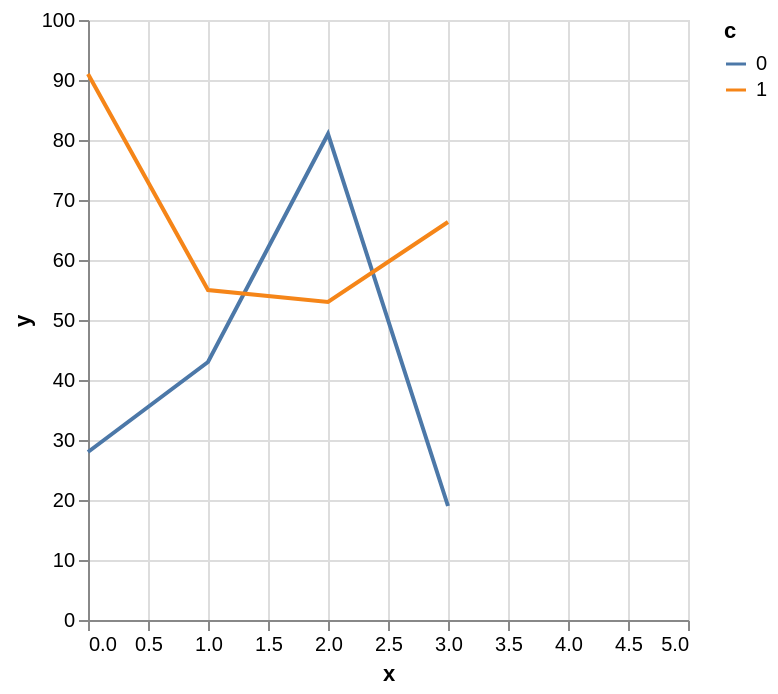

The Vega-Lite source for this figure:
### Vega-Lite specification from a JSON file in a GitHub repository (floating-point values rounded to 4 significant figures)
{"$schema": "https://vega.github.io/schema/vega-lite/v2.json", "data": {"values": [{"x": 0, "y": 28, "c": 0}, {"x": 0, "y": 91, "c": 1}, {"x": 1, "y": 43, "c": 0}, {"x": 1, "y": 55, "c": 1}, {"x": 2, "y": 81, "c": 0}, {"x": 2, "y": 53, "c": 1}, {"x": 3, "y": 19, "c": 0}]}, "mark": "line", "encoding": {"x": {"field": "x", "type": "quantitative", "scale": {"nice": 1}}, "y": {"field": "y", "type": "quantitative", "impute": {"method": "mean"}}, "color": {"field": "c", "type": "nominal"}}}
